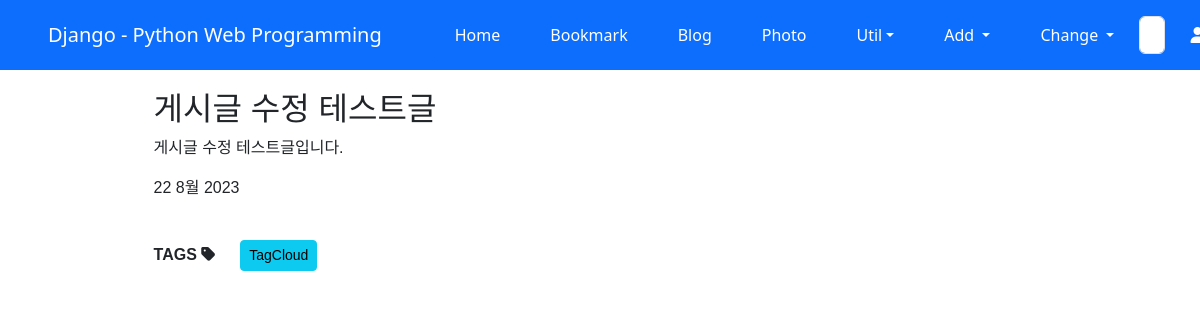
/blog/post/게시글-수정-테스트글/, run on the app's committed database.
### blog/models.py (models this page shows, shortened)
class Post(models.Model):
    title = models.CharField(verbose_name='TITLE', max_length=50)
    slug = models.SlugField('SLUG', unique=True, allow_unicode=True, help_text='one word for title alias.')
    description = models.CharField('DESCRIPTION', max_length=100, blank=True, help_text='simple description text.')
    content = models.TextField('CONTENT')
    create_dt = models.DateTimeField('CREATE DATE', auto_now_add=True)
    modify_dt = models.DateTimeField('MODIFY DATE', auto_now=True)
    tags = TaggableManager(blank=True)
    owner = models.ForeignKey(User, on_delete=models.CASCADE, verbose_name='OWNER', blank=True, null=True)
    class Meta:
        verbose_name = 'post'
        verbose_name_plural = 'posts'
        db_table = 'blog_posts'
        ordering = ('-modify_dt',)
    def get_absolute_url(self):
        return reverse('blog:post_detail', args=(self.slug,))
    def get_previous(self):
        return self.get_previous_by_modify_dt()
    def get_next(self):
        return self.get_next_by_modify_dt()

### blog/views.py (called while the page is built)
    def get_context_data(self, **kwargs):
         context = super().get_context_data(**kwargs)
         context['disqus_short'] = f'{settings.DISQUS_SHORTNAME}'
         context['disqus_id'] = f'post-{self.object.id}-{self.object.slug}'
         context['disqus_url'] = f'{settings.DISQUS_MY_DOMAIN}{self.object.get_absolute_url()}'
         context['disqus_title'] = f'{self.object.slug}'
         return context

### blog/templates/blog/post_detail.html (shortened to what this page needs)
{% extends 'base.html' %}
{% block content %}
<div class="post-body">
	<h2>{{object.title}}</h2>
	<div>
		{{object.content|linebreaks}}
	</div>
	<p>{{object.modify_dt|date:"j F Y"}}</p>
	<br>
	<div>
		<b>TAGS</b> <i class="fas fa-tag"></i>
		{% load taggit_templatetags2_tags %}
		<a href="{% url 'blog:tag_cloud' %}"> <span class="btn btn-info btn-sm">TagCloud</span></a>
	</div>
		<br>
</div>
{% endblock %}

### blog/templates/blog/post_detail.html (style rules this page uses)
.post-body { width : 80%; margin: auto; font-family : "Lucida Grande", Verdana, Arial, sans-serif; font-size: 16px; }

### data on the page
Post: title "게시글 수정 테스트글", content "게시글 수정 테스트글입니다.", modify_dt "22 8월 2023"
